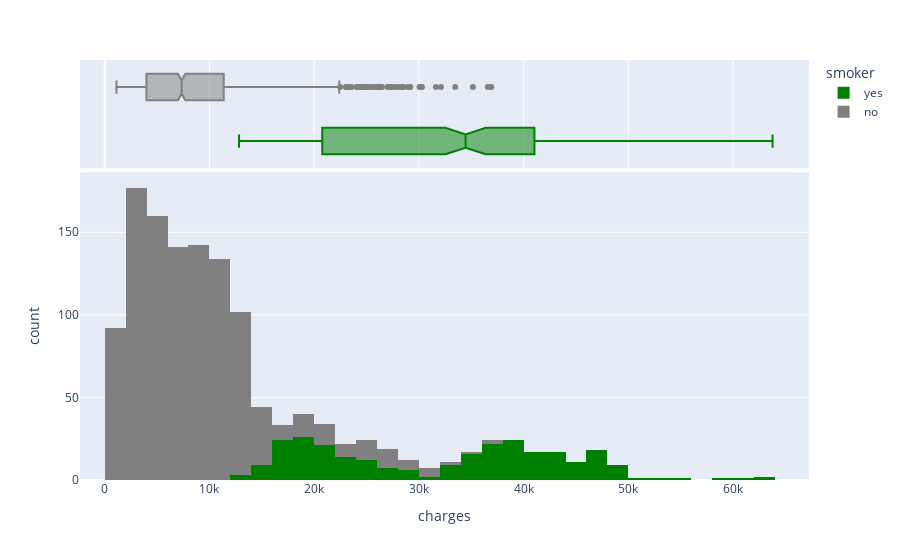

Notebook cell for this chart:
### Code cell
px.histogram(df, x ="charges", marginal = "box", color="smoker", 
             color_discrete_sequence=["green", "grey"], nbins=47)

### Figure 1 — Plotly figure (JSON) as saved in the notebook; plotly's stock layout.template omitted (floating-point values rounded to 4 significant figures; data arrays with more than 128 entries replaced by an {"elided": "..."} marker saying what was removed)
{"data": [{"alignmentgroup": "True", "bingroup": "x", "hovertemplate": "smoker=yes<br>charges=%{x}<br>count=%{y}<extra></extra>", "legendgroup": "yes", "marker": {"color": "green", "pattern": {"shape": ""}}, "name": "yes", "nbinsx": 47, "offsetgroup": "yes", "orientation": "v", "showlegend": true, "type": "histogram", "x": {"elided": "274 float values"}, "xaxis": "x", "yaxis": "y"}, {"alignmentgroup": "True", "hovertemplate": "smoker=yes<br>charges=%{x}<extra></extra>", "legendgroup": "yes", "marker": {"color": "green"}, "name": "yes", "notched": true, "offsetgroup": "yes", "showlegend": false, "type": "box", "x": {"elided": "274 float values"}, "xaxis": "x2", "yaxis": "y2"}, {"alignmentgroup": "True", "bingroup": "x", "hovertemplate": "smoker=no<br>charges=%{x}<br>count=%{y}<extra></extra>", "legendgroup": "no", "marker": {"color": "grey", "pattern": {"shape": ""}}, "name": "no", "nbinsx": 47, "offsetgroup": "no", "orientation": "v", "showlegend": true, "type": "histogram", "x": {"elided": "1064 float values"}, "xaxis": "x", "yaxis": "y"}, {"alignmentgroup": "True", "hovertemplate": "smoker=no<br>charges=%{x}<extra></extra>", "legendgroup": "no", "marker": {"color": "grey"}, "name": "no", "notched": true, "offsetgroup": "no", "showlegend": false, "type": "box", "x": {"elided": "1064 float values"}, "xaxis": "x2", "yaxis": "y2"}], "layout": {"autosize": true, "barmode": "relative", "legend": {"title": {"text": "smoker"}, "tracegroupgap": 0}, "margin": {"t": 60}, "xaxis": {"anchor": "y", "autorange": true, "domain": [0, 1], "range": [-2359.0, 67250.0], "title": {"text": "charges"}, "type": "linear"}, "xaxis2": {"anchor": "y2", "autorange": true, "domain": [0, 1], "matches": "x", "range": [-2359.0, 67250.0], "showgrid": true, "showticklabels": false, "type": "linear"}, "yaxis": {"anchor": "x", "autorange": true, "domain": [0, 0.7326], "range": [0, 186.3], "title": {"text": "count"}}, "yaxis2": {"anchor": "x2", "autorange": true, "domain": [0.7426, 1], "matches": "y2", "range": [-0.5, 1.5], "showgrid": false, "showline": false, "showticklabels": false, "ticks": "", "type": "category"}}}
